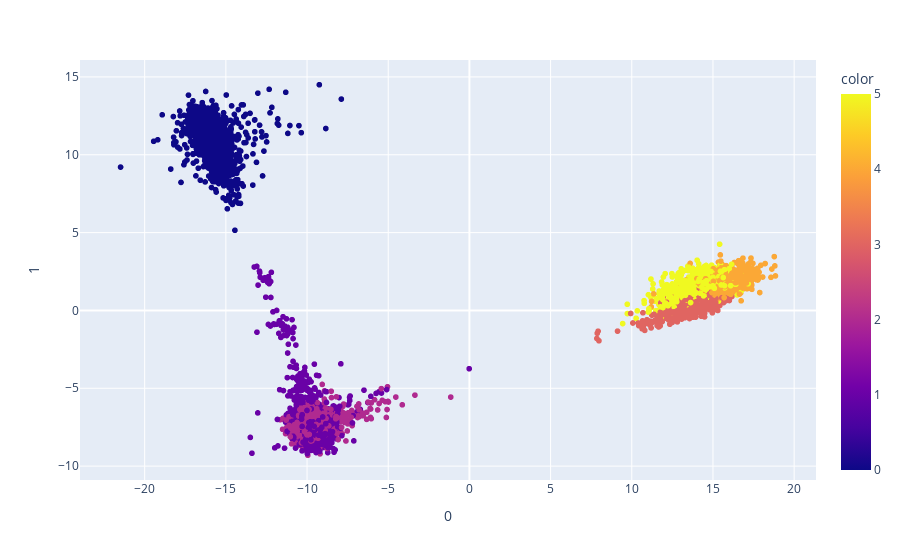

Write notebook code for a chart like this one.
### Markdown cell above
Dimensionality reduction using Linear Discriminant Analysis (LDA)

### Code cell
lda = LDA(n_components=2)
# Taking in as second argument the Target as labels
components = lda.fit_transform(X_train, y_train_compressed)

fig = px.scatter(components, x=0, y=1, color=y_train_compressed)
fig.show()

### Figure 1 — Plotly figure (JSON) as saved in the notebook; plotly's stock layout.template omitted (floating-point values rounded to 4 significant figures; data arrays with more than 128 entries replaced by an {"elided": "..."} marker saying what was removed)
{"data": [{"hovertemplate": "0=%{x}<br>1=%{y}<br>color=%{marker.color}<extra></extra>", "legendgroup": "", "marker": {"color": {"elided": "7352 int values"}, "coloraxis": "coloraxis", "symbol": "circle"}, "mode": "markers", "name": "", "showlegend": false, "type": "scattergl", "x": {"elided": "7352 float values"}, "xaxis": "x", "y": {"elided": "7352 float values"}, "yaxis": "y"}], "layout": {"coloraxis": {"colorbar": {"title": {"text": "color"}}, "colorscale": [[0, "#0d0887"], [0.1111, "#46039f"], [0.2222, "#7201a8"], [0.3333, "#9c179e"], [0.4444, "#bd3786"], [0.5556, "#d8576b"], [0.6667, "#ed7953"], [0.7778, "#fb9f3a"], [0.8889, "#fdca26"], [1, "#f0f921"]]}, "legend": {"tracegroupgap": 0}, "margin": {"t": 60}, "xaxis": {"anchor": "y", "domain": [0, 1], "title": {"text": "0"}}, "yaxis": {"anchor": "x", "domain": [0, 1], "title": {"text": "1"}}}}
